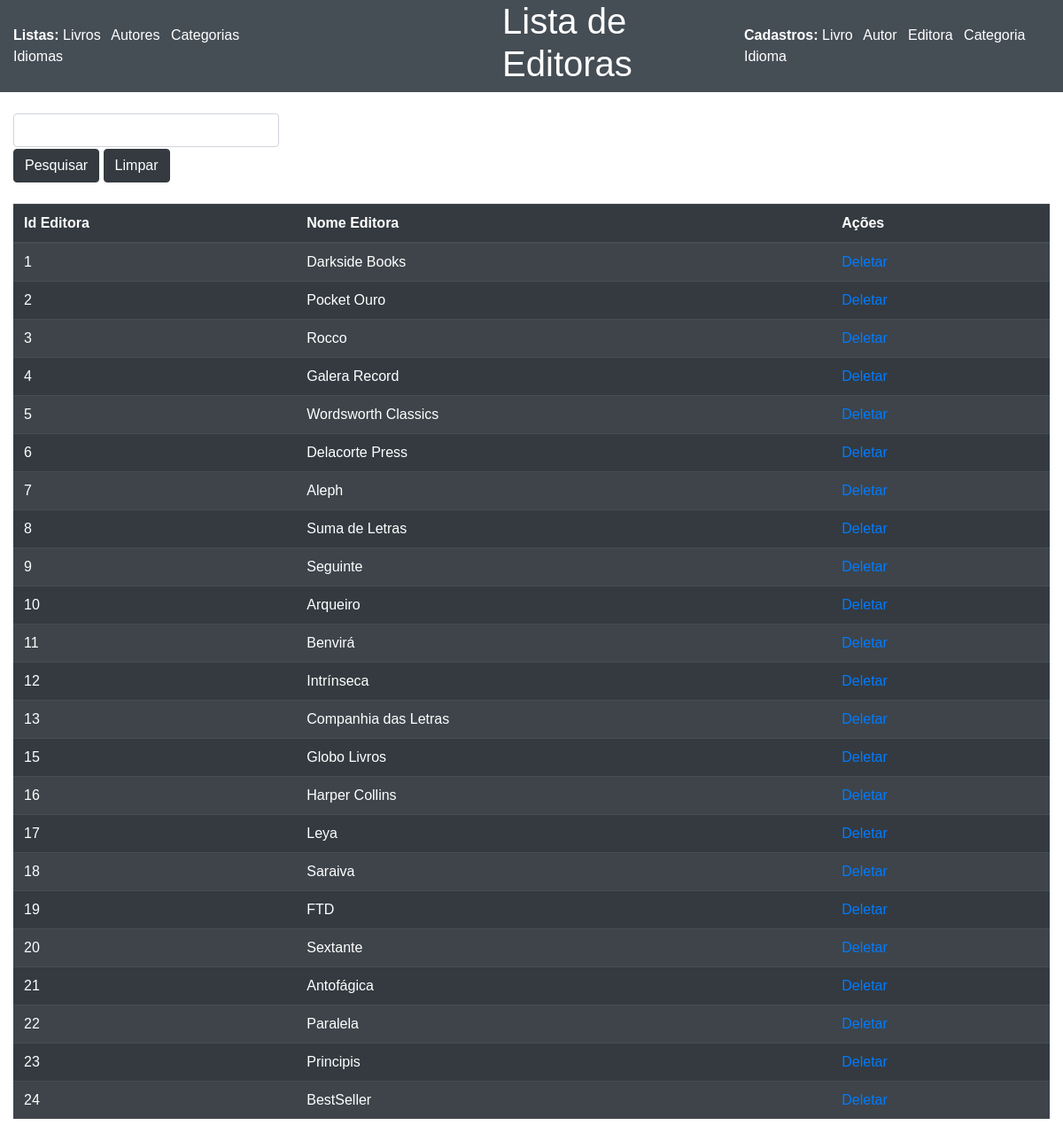
/ListarLivros/listaEditoras.php, run on the app's committed database.
### tables this page shows
CREATE TABLE IF NOT EXISTS `editora` (
  `Id_Editora` int(11) NOT NULL AUTO_INCREMENT,
  `Nome_Editora` varchar(100) NOT NULL,
  PRIMARY KEY (`Id_Editora`)
);

### ListarLivros/listaEditoras.php (the view, shortened to what this page needs)
<?php
require_once '../Database/conexao.php';
$filtrar = "";
$queryFiltrar = "";
$ordenacao = ' ORDER BY Id_Editora ASC';
?>
<html lang="pt-BR">
<head>
    <link rel="stylesheet" href="https://cdn.jsdelivr.net/npm/bootstrap@4.3.1/dist/css/bootstrap.min.css">
    <link rel="stylesheet" href="./styleLista.css">
</head>
<body>
    <header>
        <div style="padding: 15px;">
        <span style="color: white;"><strong>Listas:</strong></span>
        <a href="../ListarLivros/index.php" target="_blank" style="margin-right: 8px;">Livros</a>
        <a href="../ListarLivros/listaAutores.php" target="_blank" style="margin-right: 8px;">Autores</a>
        <a href="../ListarLivros/listaCategorias.php" target="_blank" style="margin-right: 8px;">Categorias</a>
        <a href="../ListarLivros/listaIdiomas.php" target="_blank" style="margin-right: 8px;">Idiomas</a>
        </div>
        <h1 style="margin-left: 250px;">Lista de Editoras</h1>
        <section style="margin-left: auto; margin-right:15px;">
            <div style="padding: 15px;">
            <span style="color: white;"><strong>Cadastros:</strong></span>
                <a href="../CadastroLivros/CadastroLivro.php" target="_blank" style="margin-right: 8px;">Livro</a>
                <a href="../CadastroAutor/CadastroAutor.php" target="_blank" style="margin-right: 8px;">Autor</a>
                <a href="../CadastroEditora/CadastroEditora.php" target="_blank" style="margin-right: 8px;">Editora</a>
                <a href="../CadastroCategoria/CadastroCategoria.php" target="_blank" style="margin-right: 8px;">Categoria</a>
                <a href="../CadastroIdioma/CadastroIdioma.php" target="_blank" style="margin-right: 8px;">Idioma</a>
            </div>
        </section>
    </header>
    <?php
    $queryListar = 'SELECT * FROM editora' . $ordenacao . $queryFiltrar;
    echo '<br>';
    echo '<div class="container-fluid"><form action="./listaEditoras.php" method="POST" id="form-filtro" name="form-filtro">';
    echo "<input type='text' name='filtro' id='filtro' class='form-control' style='width:300px' value='$filtrar'>"
        . "<div style='margin-top:2px;'>"
        . "<button type='submit' name='btn-filtro' id='btn-filtro' style='cursor: pointer;' class='btn btn-dark'>Pesquisar</button><span>   </span>"
        . "<button type='submit' name='btn-limparFiltro' id='btn-limparFiltro' style='cursor: pointer;' class='btn btn-dark'>Limpar</button>";
    echo '</div></form></div>';
    $resultadoListar = mysqli_query($conexao, $queryListar);
    echo '<div class="container-fluid">';
    echo '<table class="table table-striped table-dark">';
    echo '<br> <thead>';
    echo '<tr><th scope="col">Id Editora</th>'
        . '<th scope="col">Nome Editora</th>'
        . '<th scope="col">Ações</th>'
        . '</tr> </thead> <tbody>';
    while ($linha_Editora = mysqli_fetch_array($resultadoListar)) {
        echo "<tr><td>$linha_Editora[Id_Editora]</td>"
            . "<td>$linha_Editora[Nome_Editora]</td>"
            . "<td><a href='listaEditoras.php?id=" . $linha_Editora['Id_Editora'] . "&action=delete' class='btn-excluir' name='btn_delete' id='btn_delete_$linha_Editora[Id_Editora]'>Deletar</a></td>"
            . "</tr>";
    }
    echo '</tbody> </table>';
    ?>
</body>

### ListarLivros/styleLista.css (style rules this page uses)
* { margin: 0%; padding: 0%; box-sizing: border-box; font-family: 'Poppins', sans-serif; text-decoration: none; }
header { min-height: 9vh; display: flex; align-items: center; justify-content: center; background-color: #454d55; }
header h1 { font-size: 2.5em; color: #fff; }
header a { color: #fff; }

### data on the page
editora: Id_Editora "1", Nome_Editora "Darkside Books"
editora: Id_Editora "2", Nome_Editora "Pocket Ouro"
editora: Id_Editora "3", Nome_Editora "Rocco"
editora: Id_Editora "4", Nome_Editora "Galera Record"
editora: Id_Editora "5", Nome_Editora "Wordsworth Classics"
editora: Id_Editora "6", Nome_Editora "Delacorte Press"
editora: Id_Editora "7", Nome_Editora "Aleph"
editora: Id_Editora "8", Nome_Editora "Suma de Letras"
editora: Id_Editora "9", Nome_Editora "Seguinte"
editora: Id_Editora "10", Nome_Editora "Arqueiro"
editora: Id_Editora "11", Nome_Editora "Benvirá"
editora: Id_Editora "12", Nome_Editora "Intrínseca"
editora: Id_Editora "13", Nome_Editora "Companhia das Letras"
editora: Id_Editora "15", Nome_Editora "Globo Livros"
editora: Id_Editora "16", Nome_Editora "Harper Collins"
editora: Id_Editora "17", Nome_Editora "Leya"
editora: Id_Editora "18", Nome_Editora "Saraiva"
editora: Id_Editora "19", Nome_Editora "FTD"
editora: Id_Editora "20", Nome_Editora "Sextante"
editora: Id_Editora "21", Nome_Editora "Antofágica"
editora: Id_Editora "22", Nome_Editora "Paralela"
editora: Id_Editora "23", Nome_Editora "Principis"
editora: Id_Editora "24", Nome_Editora "BestSeller"
